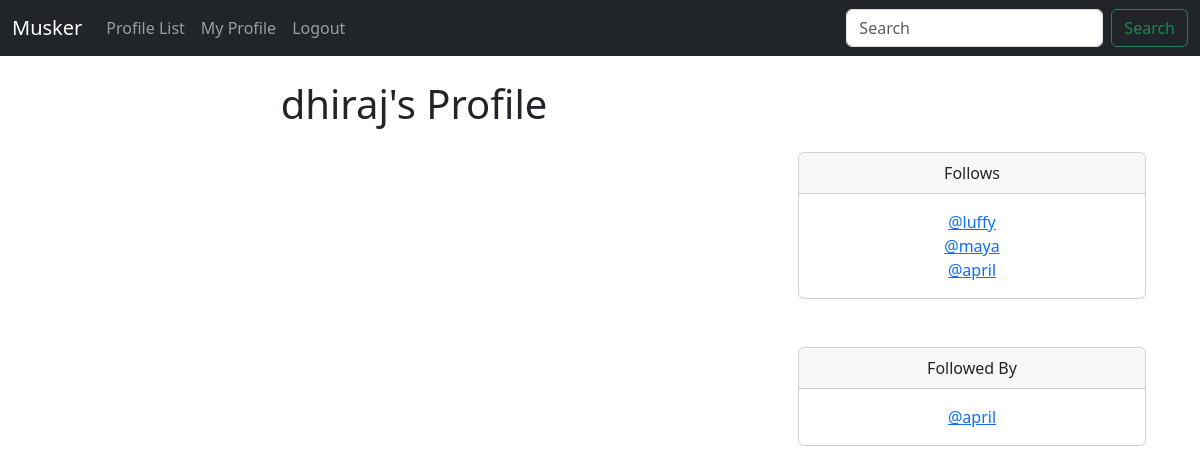
/profile/1 (signed in), run on an earlier commit of the app's database.
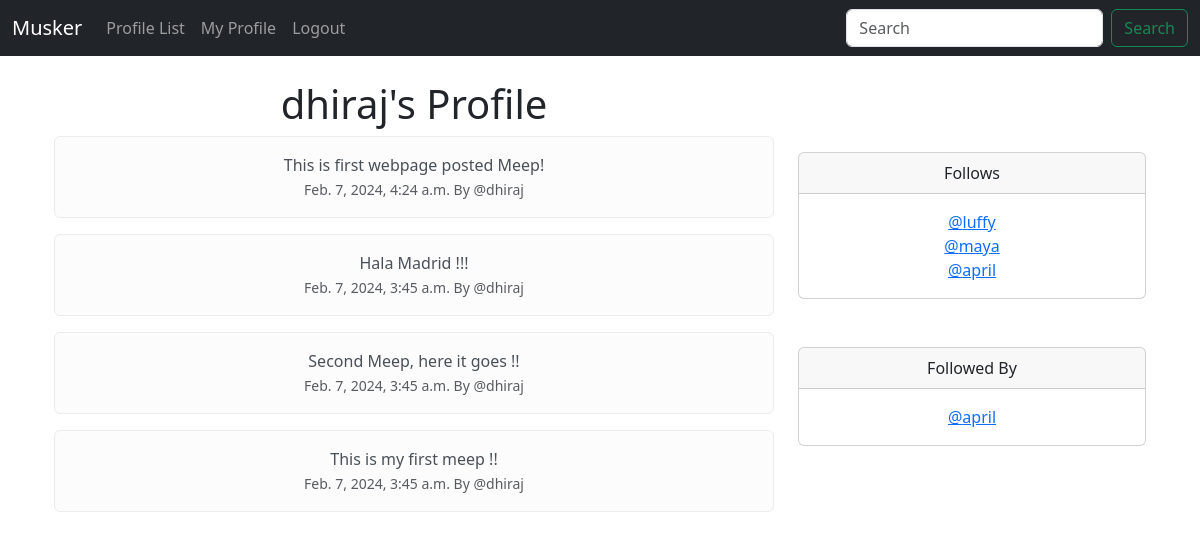
And on a later commit of the database.
### muskeer/models.py (models this page shows, shortened)
class Profile(models.Model):
    user = models.OneToOneField(User, on_delete = models.CASCADE) #Associating one user to one profile
    follows = models.ManyToManyField("self", related_name="followed_by", symmetrical=False, blank=True)
    modifiedDate = models.DateTimeField(auto_now = True)
    def __str__(self):
        return self.user.username

class Meep(models.Model):
    user = models.ForeignKey(
        User, related_name = 'meeps', on_delete = models.DO_NOTHING
    )
    body = models.CharField(max_length = 200)
    createdAt = models.DateTimeField(auto_now_add = True)

### muskeer/views.py (the view, shortened to what this page needs)
# urls.py: path('profile/<int:pk>', views.profile, name = 'profile'),
def profile(request, pk):
    if request.user.is_authenticated:
        profile = Profile.objects.get(user = pk)
        meeps = Meep.objects.filter(user = pk).order_by("-createdAt")
        return render(request, 'profile.html', {'profile': profile, 'meeps':meeps})
    else:
        messages.success(request, ("You must be logged in to view this page"))
        return redirect('home')

### muskeer/templates/profile.html (shortened to what this page needs)
{% extends 'base.html' %}
{% block content %}
{% if profile %}
<div class="container text-center">
    <div class="row">
        <div class="col-8">
            <br>
            <h1>{{profile.user.username}}'s Profile</h1>
            {% for meep in meeps %}
            <div class="alert alert-light" role="alert">{{meep.body}}
                <br>
            <small class = "text-muted">
               {{ meep.createdAt}} By
               @{{meep.user.username}}
            </small>
            </div>
            {% endfor %}
        </div>
        <div class="col-4">
            <br>
            <br>
            <br>
            <br>
            <div class="card">
                <div class="card-header">
                    Follows
                </div>
                <div class="card-body">
                    <p class="card-text">
                        {% for following in profile.follows.all %}
                        <a href="{% url 'profile' following.user.id %}"> @{{following}}<br /> </a>
                        {% endfor %}
                    </p>
                </div>
            </div>
            <br><br>
            <div class="card">
                <div class="card-header">
                    Followed By
                </div>
                <div class="card-body">
                    <p class="card-text">
                        {% for following in profile.followed_by.all %}
                        <a href="{% url 'profile' following.user.id %}"> @{{following}}<br /> </a>
                        {% endfor %}
                    </p>
                </div>
            </div>
            <br>
        </div>
    </div>
    {% endif %}
    {% endblock %}

What changed in the data, as far as the page shows it:
added Meep: body "This is first webpage posted Meep!", createdAt "Feb. 7, 2024, 4:24 a.m.", user.username "dhiraj"
added Meep: body "Hala Madrid !!!", createdAt "Feb. 7, 2024, 3:45 a.m.", user.username "dhiraj"
added Meep: body "Second Meep, here it goes !!", createdAt "Feb. 7, 2024, 3:45 a.m.", user.username "dhiraj"
added Meep: body "This is my first meep !!", createdAt "Feb. 7, 2024, 3:45 a.m.", user.username "dhiraj"
